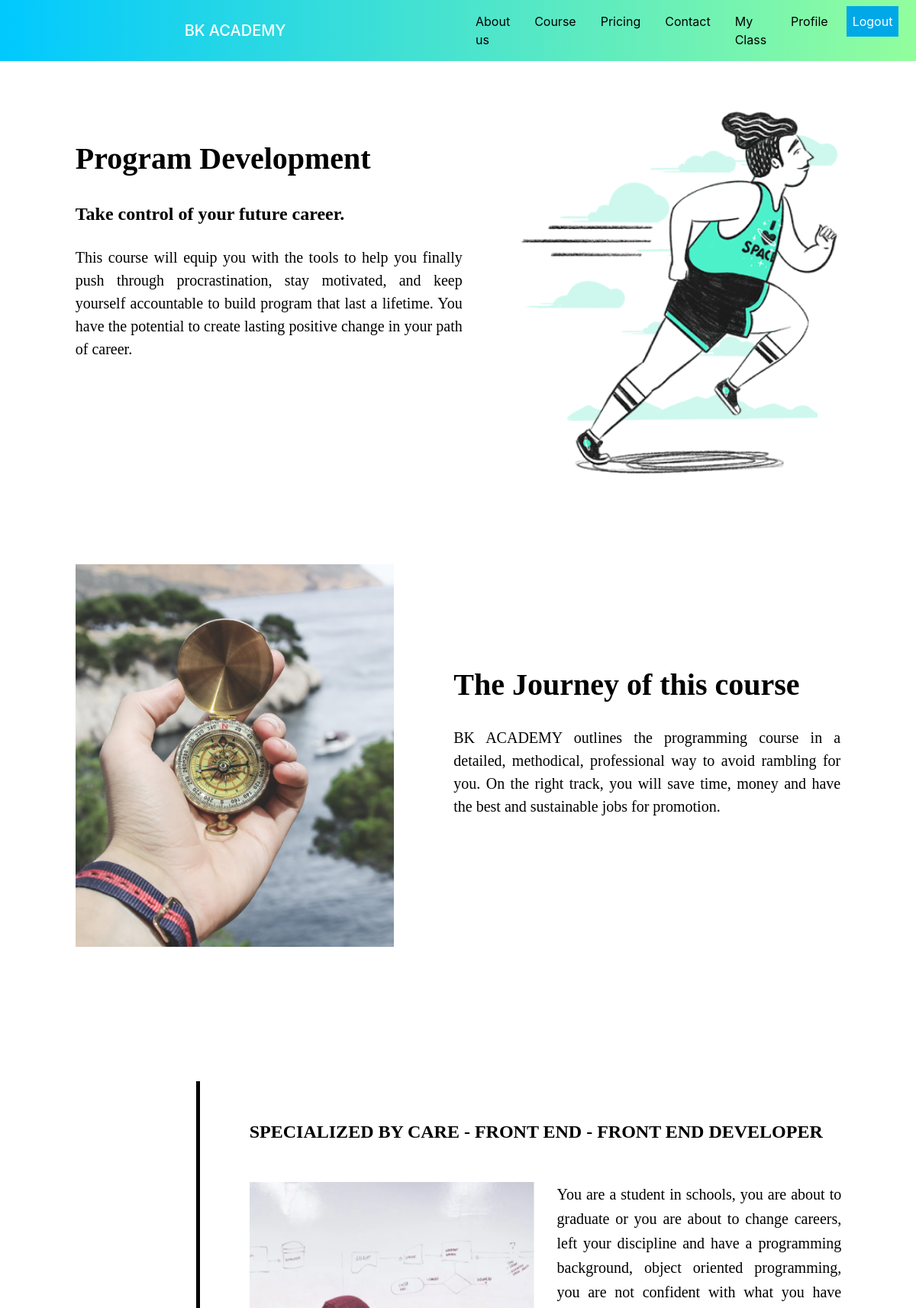
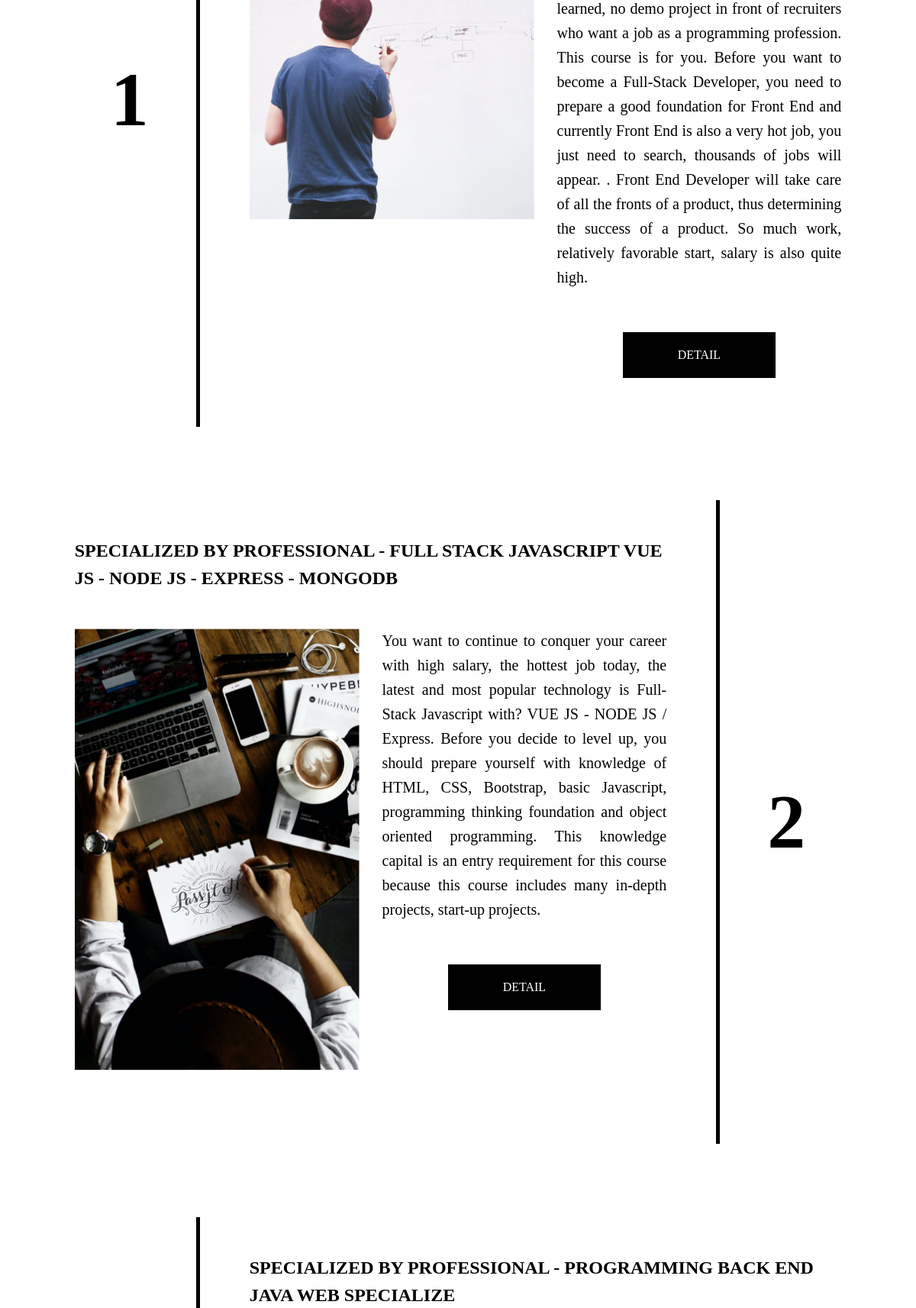
The app's page /Course (signed in, upper part) with its own data (2 pictures, top to bottom).
### tables this page shows
create table Course (
    Name varchar(255),
    Price int unsigned,
    StartDate date,
    EndDate date,
    LearningDay enum('Mon', 'Tue', 'Wed', 'Thu', 'Fri', 'Sat', 'Sun'),
    StartHour time,
    EndHour time,
    Description varchar(1000),
    primary key (Name)
);

### application/core/Controller.php (called while the page is built, shortened)
<?php
    class Controller {
        public function model($model) {
            return new $model;
        }
        public function view($view , $data=[]) {
            require "./application/views/".$view.".php";
        }
    }
?>

### application/controllers/Course/Course.php (called while the page is built, shortened)
<?php
    class Course extends Controller {
        protected $data;
        function __construct() {
            $this->data["css"] = "course.style.css";
            $this->data["title"] = "Course";
        }
        function index() {
            $courseModel = $this->model("CourseModel");
            $allCourses = json_decode($courseModel->getAllCourses(), true);
            $this->data["courses"] = $allCourses;
            $this->view("Course/index" , $this->data);
        }
    }
?>

### application/core/App.php (called while the page is built, shortened)
<?php
    class App {
        protected $action="index";
        function __construct() {
            $arr = [];
            if(isset($_GET['url'])) {
                $arr = $this->urlProcess($_GET['url']);
            }
            if(isset($arr[0]) && file_exists("./application/controllers/".$arr[0]."/".$arr[0].".php")) {
                unset($arr[0]);
            }
            $this->controller = new $this->controller;
            $this->params = $arr?array_values($arr):[];
            call_user_func_array([$this->controller,$this->action], $this->params);
        }
        function urlProcess($url) {
            return explode('/' , filter_var(trim($url,'/')));
        }
    }
?>

### index.php (called while the page is built, shortened)
<?php
    $app = new App();
?>

### application/core/DB.php (called while the page is built, shortened)
<?php
    class DB {
        protected $servername = "localhost";
        protected $username = "root";
        protected $password = "aBcD@12345";
        protected $dbname = "BKAcademy";
        public function __construct() {
            $this->connection = new PDO("mysql:host=$this->servername;dbname=$this->dbname", $this->username, $this->password);
        }
    }
?>

### application/models/CourseModel.php (called while the page is built, shortened)
<?php
    class CourseModel extends DB {
        public function getAllCourses() {
            try {
                $sql = $this->connection->prepare("SELECT * FROM Course");
                $sql->execute();
                $result = $sql->fetchAll(PDO::FETCH_ASSOC);
                return json_encode($result);
            } catch (Exception $e) {
                return $e->getMessage();
            }
        }
    }
?>

### application/views/Course/coursecardleft.php (the view)
<div class="row course justify-content-center" uk-scrollspy="cls:uk-animation-slide-left; repeat:true; delay: 200">
    <div class="col-md-2 text-center d-flex flex-column justify-content-center number course-border-right"><?php echo $number ?></div>
    <div class="col-md-9" style="margin-top: 3em; margin-bottom: 3em;">
        <h2><?php echo $name ?></h2>
        <div class="row">
            <div class="col-md-6" style="margin-bottom: 3em;">
                <img src="./public/images/product/01.png" alt="">
            </div>
            <div class="col-md-6">
                <p style="line-height: 1.6em;"><?php echo $description ?></p>
                <div class="d-flex justify-content-center">
                    <a href=<?php echo "./Course/detail/".str_replace(" ", "_", $name) ?> class="btn btn-dark d-flex justify-content-center align-items-center">DETAIL</a>
                </div>
            </div>
        </div>
    </div>
</div>

### application/views/Course/index.php (shortened to what this page needs)
<div class="row intro justify-content-center">
    <div class="col-md-6 mr-5 d-flex flex-column justify-content-center">
        <h1 class="mb-4">Program Development</h1>
        <h3 class="mb-4">Take control of your future career.</h3>
        <p>This course will equip you with the tools to help you finally push through procrastination, stay motivated, and keep yourself accountable to build program that last a lifetime. You have the potential to create lasting positive change in your path of career.</p>
    </div>
    <div class="col-md-5" style="position: relative; top: 0; left: 0;">
        <img src="./public/images/product/runner 1.png" style="position: absolute; top: 0; left: 0;" alt="" uk-scrollspy="cls:uk-animation-slide-left; repeat:true; delay: 600">
    </div>
</div>
<div class="row d-flex flex-wrap-reverse intro justify-content-center">
    <div class="col-md-5 mr-5" uk-scrollspy="cls:uk-animation-fade; repeat:true; delay: 200">
        <img src="./public/images/product/Frame 5.png" alt="">
    </div>
    <div class="col-md-6 d-flex flex-column justify-content-center">
        <h1 class="mb-4">The Journey of this course</h1>
        <p>BK ACADEMY outlines the programming course in a detailed, methodical, professional way to avoid rambling for you. On the right track, you will save time, money and have the best and sustainable jobs for promotion.</p>
    </div>
</div>
<?php
    for ($i = 0; $i < count($this->data["courses"]); $i++) {
        $number = $i + 1;
        $name = $this->data["courses"][$i]["Name"];
        $description = $this->data["courses"][$i]["Description"];
        if ($number % 2 == 1) {
            require "./application/views/Course/coursecardleft.php";
        } else {
            require "./application/views/Course/coursecardright.php";
        }
    }
?>

### application/views/Course/coursecardright.php
<div class="row course justify-content-center d-flex flex-wrap-reverse" uk-scrollspy="cls:uk-animation-slide-right; repeat:true; delay: 200">
    <div class="col-md-9" style="margin-top: 3em; margin-bottom: 3em;">
        <h2><?php echo $name ?></h2>
        <div class="row">
            <div class="col-md-6" style="margin-bottom: 3em;">
                <img src="./public/images/product/02.png" alt="">
            </div>
            <div class="col-md-6">
                <p style="line-height: 1.6em;"><?php echo $description ?></p>
                <div class="d-flex justify-content-center">
                    <a href=<?php echo "./Course/detail/".str_replace(" ", "_", $name) ?> class="btn btn-dark d-flex justify-content-center align-items-center">DETAIL</a>
                </div>
            </div>
        </div>
    </div>
    <div class="col-md-2 text-center d-flex flex-column justify-content-center number course-border-left"><?php echo $number ?></div>
</div>

### public/css/course.style.css (style rules this page uses)
img { width: 100%; object-fit: cover; }
.intro { margin-top: 3em; margin-bottom: 8em; margin-left: 3em; margin-right: 3em; }
.intro h1 { font-family: Poppins; font-style: normal; font-weight: 600; font-size: 40px; line-height: 60px; color: #000000; }
.intro h3 { font-family: Poppins; font-style: normal; font-weight: 600; font-size: 24px; line-height: 36px; color: #000000; }
.intro p, .course p { font-family: Poppins; font-style: normal; font-weight: normal; font-size: 20px; line-height: 30px; display: flex; align-items: center; color: #000000; text-align: justify; margin-bottom: 2em; }
.number { font-family: Poppins; font-style: normal; font-weight: 800; font-size: 100px; line-height: 150px; color: #000000; }
.course { margin-top: 3em; margin-bottom: 3em; margin-left: 3em; margin-right: 3em; }
.course h2 { font-family: Poppins; font-style: normal; font-weight: 600; font-size: 24px; line-height: 36px; color: #000000; margin-bottom: 2em; }
.course-border-right { border-right: 5px solid #000000; margin-right: 0.5em; }
.course-border-left { border-left: 5px solid #000000; margin-left: 0.5em; }
.btn-dark { width: 200px; height: 60px; background: #000000; border: none; border-radius: 0%; color: #FFFFFF; font-family: Poppins; font-style: normal; font-weight: 500; font-size: 16px; margin: 1em; }

### records on screen
course: number "1", Name "SPECIALIZED BY CARE - FRONT END - FRONT END DEVELOPER", Description "You are a student in schools, you are about to graduate or you are about to change careers, left your discipline and have a programming background, object oriented programming, you are not confident with what you have learned, no demo project in front of recruiters who want a job as a programming profession. This course is for you. Before you want to become a Full-Stack Developer, you need to prepare a good foundation for Front End and currently Front End is also a very hot job, you just need to search, thousands of jobs will appear. . Front End Developer will take care of all the fronts of a product, thus determining the success of a product. So much work, relatively favorable start,…"
course: Name "SPECIALIZED BY PROFESSIONAL - FULL STACK JAVASCRIPT VUE JS - NODE JS - EXPRESS - MONGODB", Description "You want to continue to conquer your career with high salary, the hottest job today, the latest and most popular technology is Full-Stack Javascript with? VUE JS - NODE JS / Express. Before you decide to level up, you should prepare yourself with knowledge of HTML, CSS, Bootstrap, basic Javascript, programming thinking foundation and object oriented programming. This knowledge capital is an entry requirement for this course because this course includes many in-depth projects, start-up projects.", number "2"
course: Name "SPECIALIZED BY PROFESSIONAL - PROGRAMMING BACK END JAVA WEB SPECIALIZE"

### other values on screen
$text "Logout"
